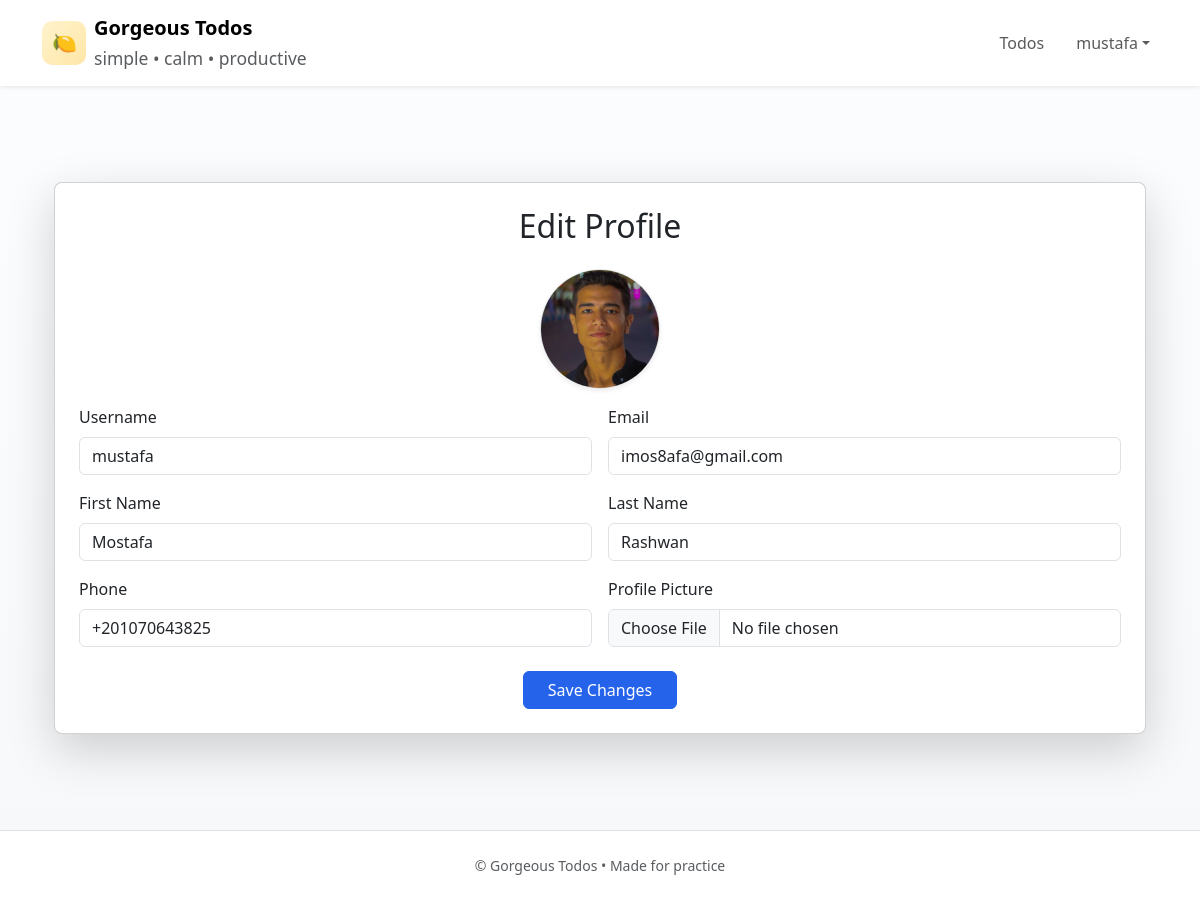
Page /accounts/edit/ (signed in) on the earlier database version.
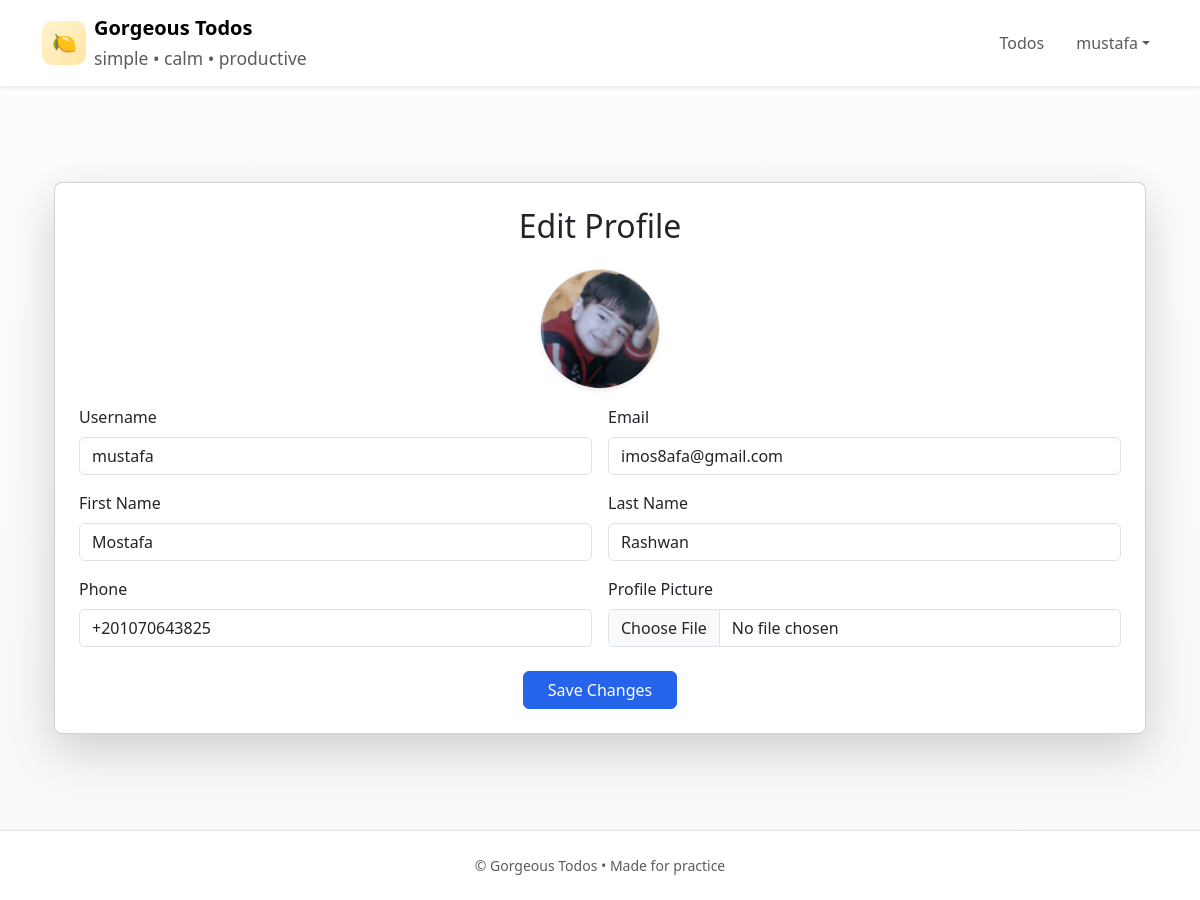
Same page on the later database version.
### accounts/models.py (models this page shows, shortened)
class Profile(models.Model):
    user = models.OneToOneField(User, on_delete=models.CASCADE)
    image = models.ImageField(verbose_name='Profile Picture',upload_to='profile/',null=True,blank=True)
    phone = models.CharField(verbose_name='Phone number',max_length=13)

### accounts/views.py (the view)
# urls.py: path('edit/',edit_profile,name='edit_profile'),
@permission_classes([IsAuthenticated])
def edit_profile(request):
    my_profile, created = Profile.objects.get_or_create(user=request.user)
    if request.method == 'POST':
        user_form = userForm(request.POST, instance=request.user)
        profile_form = ProfileForm(request.POST, request.FILES, instance=my_profile)
        if user_form.is_valid() and profile_form.is_valid():
            user_form.save()
            profile = profile_form.save(commit=False)
            profile.user = request.user
            profile.save()
            return redirect(reverse('accounts:profile'))
    else:
        user_form = userForm(instance=request.user)
        profile_form = ProfileForm(instance=my_profile)
    return render(request, 'accounts/edit_profile.html', {
        'user_form': user_form,
        'profile_form': profile_form
    })

### accounts/forms.py
class userForm(ModelForm):
    class Meta:
        model = User
        fields = ['username','email','first_name','last_name']

class ProfileForm(ModelForm):
    class Meta:
        model = Profile
        fields = ['image','phone']

### accounts/templates/accounts/edit_profile.html (shortened to what this page needs)
{% extends 'base.html' %}
{% block content %}
<div class="container mt-5">
  <div class="card shadow-lg p-4 rounded-3">
    <h2 class="mb-4 text-center">Edit Profile</h2>
    {% if profile_form.instance.image %}
      <div class="text-center mb-3">
        <img src="{{ profile_form.instance.image.url }}"
             class="rounded-circle border shadow-sm profile-pic"
             alt="Profile Picture">
      </div>
    {% endif %}
    <form method="post" enctype="multipart/form-data">
      <div class="row g-3">
        <div class="col-md-6">
          <label class="form-label">Username</label>
          <input type="text" class="form-control"
                 name="{{ user_form.username.name }}"
                 value="{{ user_form.initial.username }}">
        </div>
        <div class="col-md-6">
          <label class="form-label">Email</label>
          <input type="email" class="form-control"
                 name="{{ user_form.email.name }}"
                 value="{{ user_form.initial.email }}">
        </div>
        <div class="col-md-6">
          <label class="form-label">First Name</label>
          <input type="text" class="form-control"
                 name="{{ user_form.first_name.name }}"
                 value="{{ user_form.initial.first_name }}">
        </div>
        <div class="col-md-6">
          <label class="form-label">Last Name</label>
          <input type="text" class="form-control"
                 name="{{ user_form.last_name.name }}"
                 value="{{ user_form.initial.last_name }}">
        </div>
        <div class="col-md-6">
          <label class="form-label">Phone</label>
          <input type="text" class="form-control"
                 name="{{ profile_form.phone.name }}"
                 value="{{ profile_form.initial.phone }}">
        </div>
        <div class="col-md-6">
          <label class="form-label">Profile Picture</label>
          <input type="file" class="form-control"
                 name="{{ profile_form.image.name }}">
        </div>
      </div>
      <div class="text-center mt-4">
        <button type="submit" class="btn btn-primary px-4">Save Changes</button>
      </div>
    </form>
  </div>
</div>
{% endblock %}

### templates/base.html (shortened to what this page needs)
{% load static %}
<!doctype html>
<html lang="en">
<head>
                            <link href="https://cdn.jsdelivr.net/npm/bootstrap@5.3.2/dist/css/bootstrap.min.css" rel="stylesheet">
                            <link rel="stylesheet" href="{% static 'css/style.css' %}">
</head>
<body class="bg-soft">
       <nav class="navbar navbar-expand-lg navbar-light shadow-sm bg-white sticky-top">
              <div class="container">
                     <a class="navbar-brand d-flex align-items-center gap-2" href="/">
                            <div class="brand-mark">🍋</div>
                                   <div>
                                          <div class="brand-name">Gorgeous Todos</div>
                                                 <small class="text-muted">simple • calm • productive</small>
                                          </div>
                     </a>
                            <div class="collapse navbar-collapse" id="navMenu">
                                   <ul class="navbar-nav ms-auto align-items-lg-center">
                                          {% if user.is_authenticated %}
                                                 <li class="nav-item"><a class="nav-link" href="{% url 'todo:todo_list' %}">Todos</a></li>
                                                        <li class="nav-item dropdown ms-3">
                                                               <a class="nav-link dropdown-toggle" href="#" role="button" data-bs-toggle="dropdown">{{ user.username }}</a>
                                                        </li>
                                          {% else %}
                                                 <li class="nav-item"><a class="nav-link" href="/">Login</a></li>
                                                        <li class="nav-item"><a class="btn btn-primary ms-2" href="/">Register</a></li>
                                          {% endif %}
                                   </ul>
                            </div>
                     </div>
       </nav>
<main class="py-5">
       <div class="container">
       {% block content %}
       {% endblock %}
       </div>
</main>
<footer class="py-4 bg-white mt-5 border-top">
       <div class="container text-center text-muted small">
              © {{ now|date:"Y" }} Gorgeous Todos • Made for practice
       </div>
</footer>
</body>
</html>

### static/css/style.css (style rules this page uses)
:root { --bg:#f6f8fa;--card:#ffffff;--muted:#7a7f86;--primary:#2563eb; }
body.bg-soft { background: linear-gradient(180deg, #fbfdff 0%, #f6f8fa 100%); color:#222 }
.navbar .brand-mark { width:44px; height:44px; display:flex; align-items:center; justify-content:center; background:linear-gradient(135deg,#fff3cd,#ffe6a7); border-radius:10px; font-size:20px }
.brand-name { font-weight:600 }
.card, .list-group-item { border-radius:12px }
.btn-primary { background-color:var(--primary); border-color:var(--primary) }

### accounts/templates/accounts/edit_profile.html (style rules this page uses)
.profile-pic { width: 120px; height: 120px; object-fit: cover; }

Differences in the rows shown:
changed Profile: instance.image: a different picture
